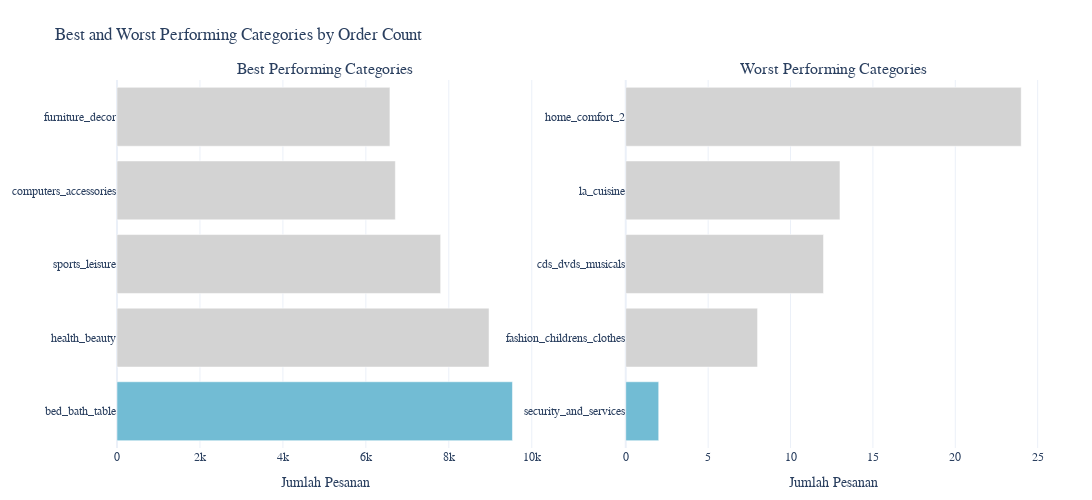

The notebook cell saved with this chart:
### Markdown cell above
#### Question 1: Kategori produk apa dengan pesanan terbanyak dan terendah?

### Code cell
from plotly.subplots import make_subplots
import plotly.graph_objects as go

# Urutkan best_categories dari terbanyak ke terendah
best_categories = best_categories.sort_values('order_count', ascending=False)

# Urutkan worst_categories dari terendah ke tertinggi
worst_categories = worst_categories.sort_values('order_count', ascending=True)

# Create subplots with 1 row and 2 columns
fig = make_subplots(rows=1, cols=2, 
                    subplot_titles=("Best Performing Categories", "Worst Performing Categories"),
                    specs=[[{"type": "bar"}, {"type": "bar"}]])

# Add best categories bar chart
fig.add_trace(
    go.Bar(
        x=best_categories['order_count'],
        y=best_categories['product_category_name_english'],
        marker_color=['#72BCD4'] + ['#D3D3D3'] * (len(best_categories) - 1),
        orientation='h',
        name='Best Categories'
    ),
    row=1, col=1
)

# Add worst categories bar chart
fig.add_trace(
    go.Bar(
        x=worst_categories['order_count'],
        y=worst_categories['product_category_name_english'],
        marker_color=['#72BCD4'] + ['#D3D3D3'] * (len(worst_categories) - 1),
        orientation='h',
        name='Worst Categories'
    ),
    row=1, col=2
)

# Update layout
fig.update_layout(
    title_text="Best and Worst Performing Categories by Order Count",
    height=500,
    width=1500,
    autosize=True,
    margin=dict(l=50, r=50, t=80, b=50),
    showlegend=False,
    template="plotly_white",
    font=dict(family="Arial", size=12)
)

# Update axes
fig.update_xaxes(title_text="Jumlah Pesanan", row=1, col=1)
fig.update_xaxes(title_text="Jumlah Pesanan", row=1, col=2)
fig.update_yaxes(title_text=None, row=1, col=1)
fig.update_yaxes(title_text=None, row=1, col=2)

fig.show()

### Figure 1 — Plotly figure (JSON) as saved in the notebook; plotly's stock layout.template omitted (floating-point values rounded to 4 significant figures)
{"data": [{"marker": {"color": ["#72BCD4", "#D3D3D3", "#D3D3D3", "#D3D3D3", "#D3D3D3"]}, "name": "Best Categories", "orientation": "h", "type": "bar", "x": [9534, 8970, 7803, 6711, 6580], "xaxis": "x", "y": ["bed_bath_table", "health_beauty", "sports_leisure", "computers_accessories", "furniture_decor"], "yaxis": "y"}, {"marker": {"color": ["#72BCD4", "#D3D3D3", "#D3D3D3", "#D3D3D3", "#D3D3D3"]}, "name": "Worst Categories", "orientation": "h", "type": "bar", "x": [2, 8, 12, 13, 24], "xaxis": "x2", "y": ["security_and_services", "fashion_childrens_clothes", "cds_dvds_musicals", "la_cuisine", "home_comfort_2"], "yaxis": "y2"}], "layout": {"annotations": [{"font": {"size": 16}, "showarrow": false, "text": "Best Performing Categories", "x": 0.225, "xanchor": "center", "xref": "paper", "y": 1, "yanchor": "bottom", "yref": "paper"}, {"font": {"size": 16}, "showarrow": false, "text": "Worst Performing Categories", "x": 0.775, "xanchor": "center", "xref": "paper", "y": 1, "yanchor": "bottom", "yref": "paper"}], "autosize": true, "font": {"family": "Arial", "size": 12}, "height": 500, "margin": {"b": 50, "l": 50, "r": 50, "t": 80}, "showlegend": false, "title": {"text": "Best and Worst Performing Categories by Order Count"}, "width": 1500, "xaxis": {"anchor": "y", "domain": [0, 0.45], "title": {"text": "Jumlah Pesanan"}}, "xaxis2": {"anchor": "y2", "domain": [0.55, 1], "title": {"text": "Jumlah Pesanan"}}, "yaxis": {"anchor": "x", "domain": [0, 1]}, "yaxis2": {"anchor": "x2", "domain": [0, 1]}}}
